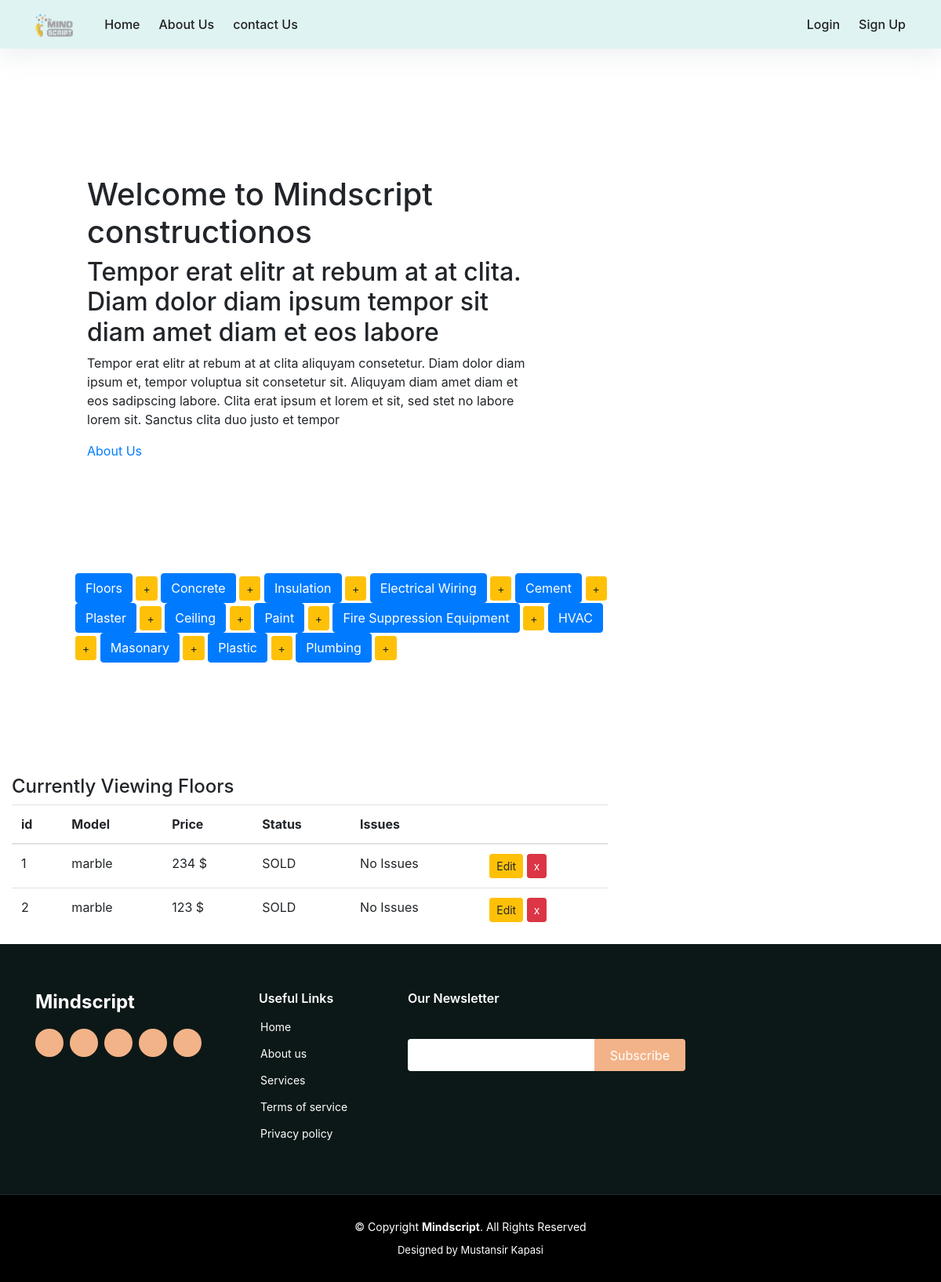
Page /dashboard/Floor on the committed database.
### web_app/models.py (models this page shows, shortened)
class Material(models.Model):
    type = models.CharField(max_length=200, blank=False)
    price = models.IntegerField()
    choices = (
        ('AVAILABLE', 'Item ready to be purchased'),
        ('SOLD', 'Item already purchased'),
        ('RESTOCKING', 'Item restocking in few days')
    )
    status = models.CharField(max_length=10, choices=choices, default='SOLD')
    issues = models.CharField(max_length=50, default="No Issues")
    class Meta:
        abstract = True

class Floor(Material):
    pass

### web_app/views.py (the view)
# urls.py: path('dashboard/Floor', display_Floor, name="display_Floor"),
def display_Floor(request):
    items = Floor.objects.all()
    context = {
        'items': items,
        'header': 'Floors',
    }
    return render(request, 'web_app/dashboard.html', context)

### web_app/templates/web_app/dashboard.html
{% extends "web_app/base.html" %}
  {% block content%}
  <div class = "container p-5 m-5">
    <div class="add_buttons">
      <div class="button-group">
        <a href="{% url 'display_Floor' %}" class="btn btn-primary btn-md btn-trim" role="button"> Floors</a>
        <a href="{% url 'add_Floor' %}" class="btn btn-warning btn-sm btn-pad" role="button"> +</a>
        <a href="{% url 'display_Concrete' %}" class="btn btn-primary btn-md btn-trim" role="button"> Concrete</a>
        <a href="{% url 'add_Concrete' %}" class="btn btn-warning btn-sm btn-pad" role="button"> +</a>
        <a href="{% url 'display_Insulation' %}" class="btn btn-primary btn-md btn-trim" role="button"> Insulation</a>
        <a href="{% url 'add_Insulation' %}" class="btn btn-warning btn-sm btn-pad" role="button"> +</a>
        <a href="{% url 'display_Electrical_wiring' %}" class="btn btn-primary btn-md btn-trim" role="button"> Electrical Wiring</a>
        <a href="{% url 'add_Electrical_wiring' %}" class="btn btn-warning btn-sm btn-pad" role="button"> +</a>
        <a href="{% url 'display_Cement' %}" class="btn btn-primary btn-md btn-trim" role="button"> Cement</a>
        <a href="{% url 'add_Cement' %}" class="btn btn-warning btn-sm btn-pad" role="button"> +</a>
        <a href="{% url 'display_Plaster' %}" class="btn btn-primary btn-md btn-trim" role="button"> Plaster</a>
        <a href="{% url 'add_Plaster' %}" class="btn btn-warning btn-sm btn-pad" role="button"> +</a>
        <a href="{% url 'display_Ceiling' %}" class="btn btn-primary btn-md btn-trim" role="button"> Ceiling</a>
        <a href="{% url 'add_Ceiling' %}" class="btn btn-warning btn-sm btn-pad" role="button"> +</a>
        <a href="{% url 'display_Paint' %}" class="btn btn-primary btn-md btn-trim" role="button"> Paint</a>
        <a href="{% url 'add_Paint' %}" class="btn btn-warning btn-sm btn-pad" role="button"> +</a>
        <a href="{% url 'display_Fire_suppression_equip' %}" class="btn btn-primary btn-md btn-trim" role="button"> Fire Suppression Equipment</a>
        <a href="{% url 'add_Fire_suppression_equip' %}" class="btn btn-warning btn-sm btn-pad" role="button"> +</a>
        <a href="{% url 'display_HVAC' %}" class="btn btn-primary btn-md btn-trim" role="button"> HVAC</a>
        <a href="{% url 'add_HVAC' %}" class="btn btn-warning btn-sm btn-pad" role="button"> +</a>
        <a href="{% url 'display_Masonry' %}" class="btn btn-primary btn-md btn-trim" role="button"> Masonary</a>
        <a href="{% url 'add_Masonry' %}" class="btn btn-warning btn-sm btn-pad" role="button"> +</a>
        <a href="{% url 'display_Plastic' %}" class="btn btn-primary btn-md btn-trim" role="button"> Plastic</a>
        <a href="{% url 'add_Plastic' %}" class="btn btn-warning btn-sm btn-pad" role="button"> +</a>
        <a href="{% url 'display_Plumbing' %}" class="btn btn-primary btn-md btn-trim" role="button"> Plumbing</a>
        <a href="{% url 'add_Plumbing' %}" class="btn btn-warning btn-sm btn-pad" role="button"> +</a>
      </div>
    </div>
  </div>
    <br><br>
    <div class= "container">
      <div>
        <h4>Currently Viewing {{header}}</h4>
      </div>
      <table class="table table-hover">
        <thead>
          <tr>
            <th>id</th>
            <th>Model</th>
            <th>Price</th>
            <th>Status</th>
            <th>Issues</th>
            <th></th>
          </tr>
        </thead>
        <tbody>
          {% for item in items %}
          <tr>
            <td>{{ item.pk }}
            <td>{{ item.type }}</td>
            <td>{{ item.price }} $</td>
            <td>{{ item.status }}</td>
            <td>{{ item.issues }}</td>
            {% if header == "Floor" %}
            <td>
                <a href="{% url 'edit_Floor' item.pk %}" class="btn btn-warning btn-sm" role="button" aria-pressed="true" > Edit</a>
                <a href="{% url 'delete_Floor' item.pk%}" class="btn btn-danger btn-sm" role="button" aria-pressed="true" > x</a>
            </td>
            {% elif header == "Concrete" %}
            <td>
                <a href="{% url 'edit_Concrete' item.pk %}" class="btn btn-warning btn-sm" role="button" aria-pressed="true" > Edit</a>
                <a href="{% url 'delete_Concrete' item.pk%}" class="btn btn-danger btn-sm" role="button" aria-pressed="true" > x</a>
            </td>
            {% elif header == "Insulation" %}
            <td>
                <a href="{% url 'edit_Insulation' item.pk %}" class="btn btn-warning btn-sm" role="button" aria-pressed="true" > Edit</a>
                <a href="{% url 'delete_Insulation' item.pk%}" class="btn btn-danger btn-sm" role="button" aria-pressed="true" > x</a>
            </td>
            {% elif header == "Electrical_wiring" %}
            <td>
                <a href="{% url 'edit_Electrical_wiring' item.pk %}" class="btn btn-warning btn-sm" role="button" aria-pressed="true" > Edit</a>
                <a href="{% url 'delete_Electrical_wiring' item.pk%}" class="btn btn-danger btn-sm" role="button" aria-pressed="true" > x</a>
            </td>
            {% elif header == "Cement" %}
            <td>
                <a href="{% url 'edit_Cement' item.pk %}" class="btn btn-warning btn-sm" role="button" aria-pressed="true" > Edit</a>
                <a href="{% url 'delete_Cement' item.pk%}" class="btn btn-danger btn-sm" role="button" aria-pressed="true" > x</a>
            </td>
            {% elif header == "Plaster" %}
            <td>
                <a href="{% url 'edit_Plaster' item.pk %}" class="btn btn-warning btn-sm" role="button" aria-pressed="true" > Edit</a>
                <a href="{% url 'delete_Plaster' item.pk%}" class="btn btn-danger btn-sm" role="button" aria-pressed="true" > x</a>
            </td>
            {% elif header == "Ceiling" %}
            <td>
                <a href="{% url 'edit_Ceiling' item.pk %}" class="btn btn-warning btn-sm" role="button" aria-pressed="true" > Edit</a>
                <a href="{% url 'delete_Ceiling' item.pk%}" class="btn btn-danger btn-sm" role="button" aria-pressed="true" > x</a>
            </td>
            {% elif header == "Paint" %}
            <td>
                <a href="{% url 'edit_Paint' item.pk %}" class="btn btn-warning btn-sm" role="button" aria-pressed="true" > Edit</a>
                <a href="{% url 'delete_Paint' item.pk%}" class="btn btn-danger btn-sm" role="button" aria-pressed="true" > x</a>
            </td>
            {% elif header == "Fire_suppression_equip" %}
            <td>
                <a href="{% url 'edit_Fire_suppression_equip' item.pk %}" class="btn btn-warning btn-sm" role="button" aria-pressed="true" > Edit</a>
                <a href="{% url 'delete_Fire_suppression_equip' item.pk%}" class="btn btn-danger btn-sm" role="button" aria-pressed="true" > x</a>
            </td>
            {% elif header == "HVAC" %}
            <td>
                <a href="{% url 'edit_HVAC' item.pk %}" class="btn btn-warning btn-sm" role="button" aria-pressed="true" > Edit</a>
                <a href="{% url 'delete_HVAC' item.pk%}" class="btn btn-danger btn-sm" role="button" aria-pressed="true" > x</a>
            </td>
            {% elif header == "Masonry" %}
            <td>
                <a href="{% url 'edit_Masonry' item.pk %}" class="btn btn-warning btn-sm" role="button" aria-pressed="true" > Edit</a>
                <a href="{% url 'delete_Masonry' item.pk%}" class="btn btn-danger btn-sm" role="button" aria-pressed="true" > x</a>
            </td>
            {% elif header == "Plastic" %}
            <td>
                <a href="{% url 'edit_Plastic' item.pk %}" class="btn btn-warning btn-sm" role="button" aria-pressed="true" > Edit</a>
                <a href="{% url 'delete_Plastic' item.pk%}" class="btn btn-danger btn-sm" role="button" aria-pressed="true" > x</a>
            </td>
            {% else %}
            <td>
                <a href="{% url 'edit_Plumbing' item.pk %}" class="btn btn-warning btn-sm" role="button" aria-pressed="true" > Edit</a>
                <a href="{% url 'delete_Plumbing' item.pk%}" class="btn btn-danger btn-sm" role="button" aria-pressed="true" > x</a>
            </td>
            {% endif %}
          </tr>
          {% endfor %}
        </tbody>
      </table>
    </div>
{% endblock content %}

### rows in the picture
Floor: pk "1", type "marble", price "234", status "SOLD", issues "No Issues"
Floor: pk "2", type "marble", price "123", status "SOLD", issues "No Issues"

### other values in the picture
{{ header }} "Floors"
